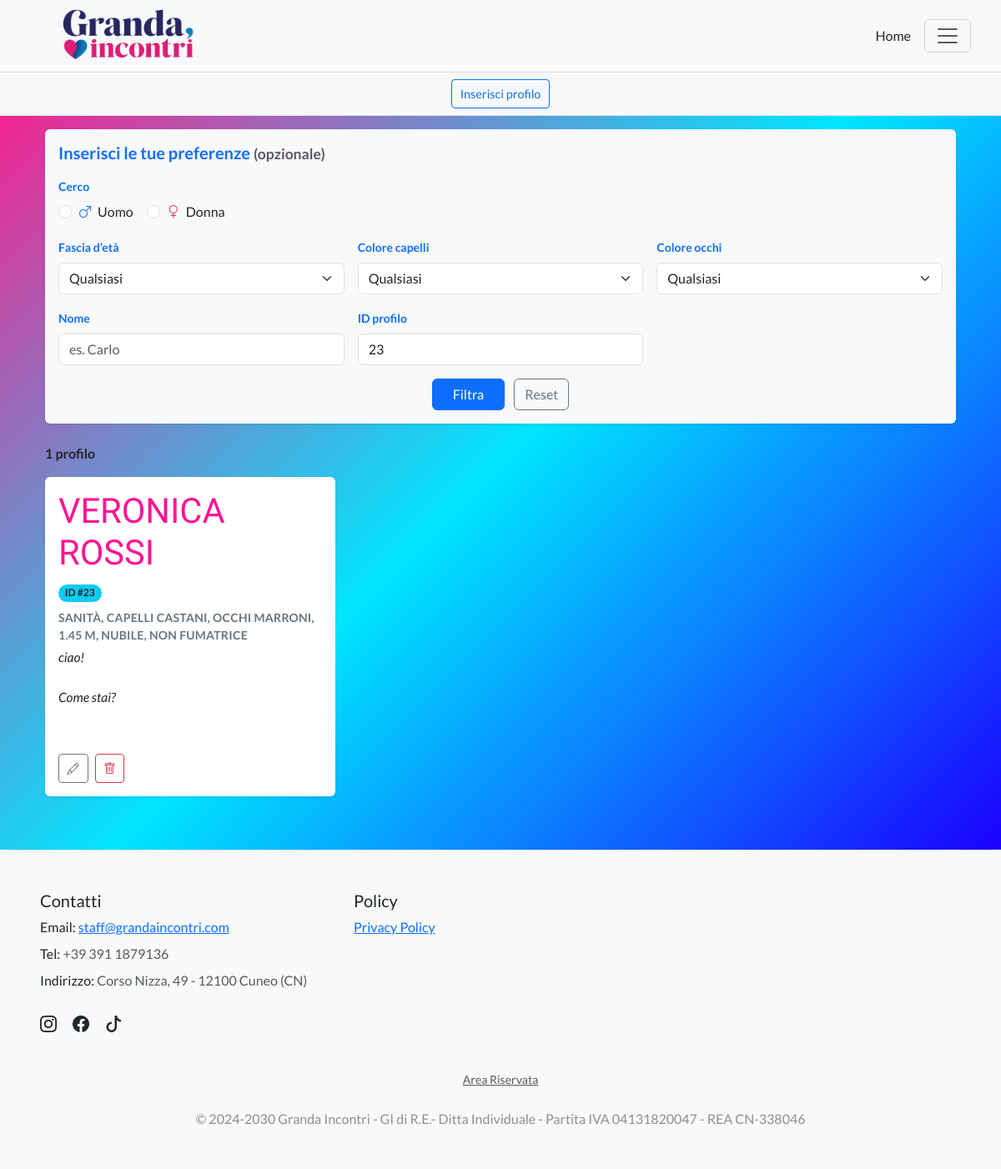
The page /annunci?id=23 (signed in) on the database its author committed.
### tables this page shows
CREATE TABLE "profiles" (
	"id"	INTEGER NOT NULL,
	"first_name"	TEXT NOT NULL,
	"last_name"	TEXT,
	"gender"	TEXT NOT NULL,
	"birth_year"	INTEGER,
	"city"	TEXT,
	"occupation"	TEXT,
	"eyes_color"	TEXT,
	"hair_color"	TEXT,
	"height_cm"	INTEGER,
	"smoker"	INTEGER,
	"bio"	TEXT NOT NULL,
	"is_active"	INTEGER NOT NULL,
	"created_at"	TEXT,
	"weight_kg"	INTEGER,
	"marital_status"	TEXT,
	PRIMARY KEY("id" AUTOINCREMENT)
);

### app.py (the view)
@app.route("/annunci")
def annunci():
    gender_in  = (request.args.get("gender") or "").strip().lower() or None
    age_range  = (request.args.get("age_range") or "").strip() or None
    hair_color = (request.args.get("hair_color") or "").strip().lower() or None
    eyes_color = (request.args.get("eyes_color") or "").strip().lower() or None
    name_q = None
    id_q = None
    if session.get("is_authenticated"):
        name_q = (request.args.get("name") or "").strip().lower() or None
        raw = (request.args.get("id") or "").strip()  # niente lower()
        id_q = int(raw) if raw.isdigit() else None
    gender = _norm_gender_val(gender_in)
    all_profiles = get_published_profiles_with_status()
    listObjProfiles = [
        p for p in all_profiles
        if _profile_matches_filters(p, gender, age_range, hair_color, eyes_color, name_q, id_q)
    ]
    def cap(val: str | None) -> str:
        s = (val or "").strip()
        return (s[:1].upper() + s[1:].lower()) if s else ""
    listObjProfiles = [
        {
            **p,
            "first_name": cap(p.get("first_name")),
            "last_name":  cap(p.get("last_name")),
        }
        for p in listObjProfiles
    ]
    profile_to_edit = None
    to_edit = False
    profile_id = request.args.get("profile_id")
    if profile_id and session.get("is_authenticated"):
        row = profiles_dao.get_profile_by_id(int(profile_id))
        if row is not None:
            d = {k: row[k] for k in row.keys()}
            profile_to_edit = SimpleNamespace(**d)
            to_edit = True
    return render_template(
        "annunci.html",
        listObjProfiles=listObjProfiles,
        profile_to_edit=profile_to_edit,
        to_edit=to_edit,
        current_year=datetime.date.today().year
    )

### app.py (called while the page is built)
def get_published_profiles_with_status():
    rows = profiles_dao.get_all_profiles()
    def is_published(val):
        if val is None:
            return True
        if isinstance(val, (int, bool)):
            return bool(val)
        return str(val).strip().lower() not in ("0", "false", "no", "n")
    list_profiles = []
    for r in rows:
        keys = r.keys() if hasattr(r, "keys") else r.keys()
        val = r["is_active"] if ("is_active" in keys) else None
        if is_published(val):
            profile = {k: r[k] for k in keys}
            profile["is_online"] = random.choice([True, False])
            list_profiles.append(profile)
    return list_profiles

@app.context_processor
def inject_current_user():
    class CurrentUserStub:
        def __init__(self, is_auth, role="admin"):
            self.is_authenticated = is_auth
            self.role = role
    return dict(current_user=CurrentUserStub(session.get("is_authenticated", False)))

def _norm_gender_val(val) -> str | None:
    v = (val or "").strip().lower()
    return _GENDER_MAP.get(v)

### profiles_dao.py (called while the page is built)
def _conn() -> sqlite3.Connection:
    conn = sqlite3.connect(DB_PATH)
    conn.row_factory = sqlite3.Row
    with closing(conn.cursor()) as cur:
        cur.execute("PRAGMA foreign_keys = ON;")
    return conn

def _rows_to_dicts(rows: Iterable[sqlite3.Row]) -> List[dict]:
    return [dict(r) for r in rows]

def get_all_profiles() -> List[Profile]:
    sql = """
        SELECT *
        FROM profiles
        ORDER BY
          CASE WHEN created_at IS NULL OR created_at = '' THEN 1 ELSE 0 END,
          created_at DESC,
          id DESC
    """
    with closing(_conn()) as conn, closing(conn.cursor()) as cur:
        cur.execute(sql)
        return _rows_to_dicts(cur.fetchall())  # type: ignore[return-value]

### templates/annunci.html (shortened to what this page needs)
{% extends "base.html" %}
{% block content %}
<div class="posts-wrapper">
  {% if current_user.is_authenticated %}
    <div class="d-flex bg-light border-bottom justify-content-center align-items-center py-2">
      <div class="d-flex flex-wrap justify-content-center gap-2">
        <button class="btn btn-outline-primary btn-sm" data-bs-toggle="modal" data-bs-target="#site-modal-profile">Inserisci profilo</button>
      </div>
    </div>
  {% endif %}
  <div class="container my-3 px-4">
    <div class="p-3 mb-4 bg-light rounded shadow-sm">
      <h5 class="text-primary fw-bold mb-3">Inserisci le tue preferenze <small class="text-muted">(opzionale)</small></h5>
      <form method="GET" action="{{ url_for('annunci') }}#first-result">
        <div class="row g-3">
          <div class="col-12">
            <label class="form-label small text-primary fw-bold">Cerco</label>
            <div class="d-flex gap-3">
              <div class="form-check">
                <input class="form-check-input" type="radio" name="gender" id="cercoUomo" value="male"
                       {% if request.args.get('gender','')|lower == 'male' %}checked{% endif %}>
                <label class="form-check-label" for="cercoUomo"><i class="bi bi-gender-male text-primary me-1"></i> Uomo</label>
              </div>
              <div class="form-check">
                <input class="form-check-input" type="radio" name="gender" id="cercoDonna" value="female"
                       {% if request.args.get('gender','')|lower == 'female' %}checked{% endif %}>
                <label class="form-check-label" for="cercoDonna"><i class="bi bi-gender-female text-danger me-1"></i> Donna</label>
              </div>
            </div>
          </div>
          <div class="col-md-4">
            <label class="form-label small text-primary fw-bold">Fascia d’età</label>
            {% set sel_age = request.args.get('age_range','') %}
            <select class="form-select" name="age_range">
              <option value=""        {% if sel_age == '' %}selected{% endif %}>Qualsiasi</option>
            </select>
          </div>
          <div class="col-md-4">
            <label class="form-label small text-primary fw-bold">Colore capelli</label>
            {% set sel_hair = request.args.get('hair_color','')|lower %}
            <select class="form-select" name="hair_color">
              <option value=""         {% if sel_hair == '' %}selected{% endif %}>Qualsiasi</option>
            </select>
          </div>
          <div class="col-md-4">
            <label class="form-label small text-primary fw-bold">Colore occhi</label>
            {% set sel_eyes = request.args.get('eyes_color','')|lower %}
            <select class="form-select" name="eyes_color">
              <option value=""          {% if sel_eyes == '' %}selected{% endif %}>Qualsiasi</option>
            </select>
          </div>
          {% if current_user.is_authenticated %}
            <div class="col-md-4">
              <label class="form-label small text-primary fw-bold">Nome</label>
              <input type="text" class="form-control" name="name"
                     value="{{ request.args.get('name','') }}"
                     placeholder="es. Carlo">
            </div>
            <div class="col-md-4">
              <label class="form-label small text-primary fw-bold">ID profilo</label>
              <input type="number" class="form-control"
                name="id" min="1" step="1" inputmode="numeric" pattern="\d*"
                value="{{ request.args.get('id','') }}" placeholder="es. 123">
            </div>
          {% endif %}
          <div class="col-12 text-center">
            <button type="submit" class="btn btn-primary px-4">Filtra</button>
            <a href="{{ url_for('annunci') }}#first-result" class="btn btn-outline-secondary ms-2">Reset</a>
          </div>
        </div>
      </form>
    </div>
    {% set n = listObjProfiles|length %}
    <div class="d-flex align-items-center mb-3 gap-2
                flex-column-reverse flex-md-row
                justify-content-center justify-content-md-between">
      <div class="fw-semibold mt-2 mt-md-0 text-center text-md-start w-100 w-md-auto">
        {{ n }} profil{{ 'o' if n==1 else 'i' }}
      </div>
    </div>
    {% if listObjProfiles %}
      <div class="row g-4" >
        {% for p in listObjProfiles %}
          {% set eta = (current_year - p['birth_year']) if p['birth_year'] else None %}
          {% set fuma = (p['smoker'] in [1, '1', true, 'true', 'on']) if p['smoker'] is not none else None %}
          {% set stato = (p['marital_status'] or '') %}
          {% if stato %}
            {% if stato|lower in ['celibe/nubile','single'] %}
              {% set stato_it = 'nubile' if p['gender'] == 'female' else 'celibe' %}
            {% elif stato|lower in ['sposato/a','married'] %}
              {% set stato_it = 'sposata' if p['gender'] == 'female' else 'sposato' %}
            {% elif stato|lower in ['separato/a','separated'] %}
              {% set stato_it = 'separata' if p['gender'] == 'female' else 'separato' %}
            {% elif stato|lower in ['divorziato/a','divorced'] %}
              {% set stato_it = 'divorziata' if p['gender'] == 'female' else 'divorziato' %}
            {% elif stato|lower in ['vedovo/a','widowed'] %}
              {% set stato_it = 'vedova' if p['gender'] == 'female' else 'vedovo' %}
            {% else %}
              {% set stato_it = stato %}
            {% endif %}
          {% else %}
            {% set stato_it = '' %}
          {% endif %}
         {% set parts = [] %}
          {% if eta %}{% set _ = parts.append(eta ~ ' anni') %}{% endif %}
          {% if p['occupation'] %}{% set _ = parts.append(p['occupation']) %}{% endif %}
          {% if p['hair_color'] %}{% set _ = parts.append('capelli ' ~ p['hair_color']) %}{% endif %}
          {% if p['eyes_color'] %}{% set _ = parts.append('occhi ' ~ p['eyes_color']) %}{% endif %}
          {% if p['height_cm'] %}
            {% set h_m = p['height_cm'] / 100.0 %}
            {% set _ = parts.append(('%.2f'|format(h_m)) ~ ' m') %}
          {% endif %}
          {% if p['weight_kg'] %}{% set _ = parts.append(p['weight_kg'] ~ ' kg') %}{% endif %}
          {% if stato_it %}{% set _ = parts.append(stato_it) %}{% endif %}
          {% if fuma is not none %}
            {% if p['gender'] == 'female' %}
              {% set _ = parts.append('fumatrice' if fuma else 'non fumatrice') %}
            {% else %}
              {% set _ = parts.append('fumatore' if fuma else 'non fumatore') %}
            {% endif %}
          {% endif %}
          <div class="col-12 col-sm-6 col-lg-4" {% if loop.first %}id="first-result"{% endif %}>
            <div class="card h-100 shadow-sm border-0">
              <div class="card-body d-flex flex-column">
                <div class="profile-header">
                  <div class="profile-name">
                    {% if current_user.is_authenticated %}
                      {{ (p['first_name'] ~ ' ' ~ (p['last_name'] or ''))|trim|upper }}
                    {% else %}
                      {{ p['first_name']|upper }}
                    {% endif %}
                  </div>
                  {% if current_user.is_authenticated and p['id'] %}
                    <span class="badge rounded-pill bg-info text-dark">ID #{{ p['id'] }}</span>
                  {% endif %}
                </div>
                <div class="text-uppercase text-secondary small profile-meta mb-2">
                  {{ parts|join(', ')|upper }}
                </div>
                {% set bio_text = (p['bio'] or '') %}
                <div class="bio-block flex-grow-1" data-lines="5">
                  <div class="small bio-textbox">
                    <div class="bio-text">{{ (p['bio'] or '') | e }}</div>
                  </div>
                </div>
                <div class="d-flex justify-content-between align-items-center mt-2 gap-2">
                  {% if current_user.is_authenticated %}
                    <div class="d-flex gap-2">
                      <a href="{{ url_for('annunci', profile_id=p['id']) }}" class="btn btn-outline-secondary btn-sm" title="Modifica">
                        <i class="bi bi-pencil"></i>
                      </a>
                      <form action="{{ url_for('create_or_update_profile') }}" method="POST" style="display:inline;">
                        <button type="submit" name="action" value="delete" class="btn btn-outline-danger btn-sm"
                                onclick="return confirm('Eliminare questo profilo?');" title="Elimina">
                          <i class="bi bi-trash"></i>
                        </button>
                      </form>
                    </div>
                  {% endif %}
                </div>
              </div>
            </div>
          </div>
        {% endfor %}
      </div>
    {% endif %}
  </div>
{% endblock %}

### static/css/style.css (style rules this page uses)
:root { --gi-deep: #1a1a40; --gi-berry: #5b0a2f; --gi-pink: #ff1493; --font-sans: 'Lato', system-ui, -apple-system, Segoe UI, Roboto, Arial, sans-serif; --font-brand: 'Yeseva One', serif; }
html, body { font-family: var(--font-sans); font-weight: 400; -webkit-font-smoothing: antialiased; -moz-osx-font-smoothing: grayscale; }
.hero-content h1, .hero-title-yeseva, .profile-name { font-family: var(--font-brand); }
.posts-wrapper { background: linear-gradient(135deg, #ff1a8c 0%, #00e6ff 50%, #1a00ff 100%); min-height: 100vh; margin: 0; padding: 0 0 3rem; }
.profile-name { font-family: "Yeseva One", serif; color: #ff1493; font-size: 2.6rem; line-height: 1.2; margin-bottom: .35rem; }
.profile-meta { font-weight: 700; letter-spacing: .02em; margin-bottom: .25rem; }
.profile-header { display: flex; align-items: center; gap: .5rem; flex-wrap: wrap; margin-bottom: .5rem; }
.card { display: flex; flex-direction: column; height: 100%; }
.card .card-body { flex: 1 1 auto; display: flex; flex-direction: column; font-size: 1rem; line-height: 1.5; }
.bio-block { display: flex; flex-direction: column; gap: .25rem; }
.bio-textbox { margin: 0; --lines: 5; --lh: 1.55; line-height: var(--lh); font-size: .975rem !important; }
.bio-text { display: -webkit-box; -webkit-box-orient: vertical; -webkit-line-clamp: var(--lines, 5); overflow: hidden; white-space: pre-line; min-height: calc(var(--lines) * 1lh); }
.bio-block .bio-text { font-style: italic; }
.posts-wrapper .profile-meta { margin-bottom: .25rem !important; }
.posts-wrapper .bio-block { margin-top: 0 !important; gap: .15rem !important; }
.card .btn { font-size: .95rem; padding: .5rem .9rem; }
.btn.btn-sm { font-size: .9rem; padding: .35rem .6rem; }

### rows shown on the page
profiles: first_name+last_name "VERONICA ROSSI", id "23", parts "SANITÀ, CAPELLI CASTANI, OCCHI MARRONI, 1.45 M, NUBILE, NON FUMATRICE", bio "ciao! Come stai?"

### other values the page prints
{{ n }} "1"
{{ 'o' if n==1 else 'i' }} "o"
